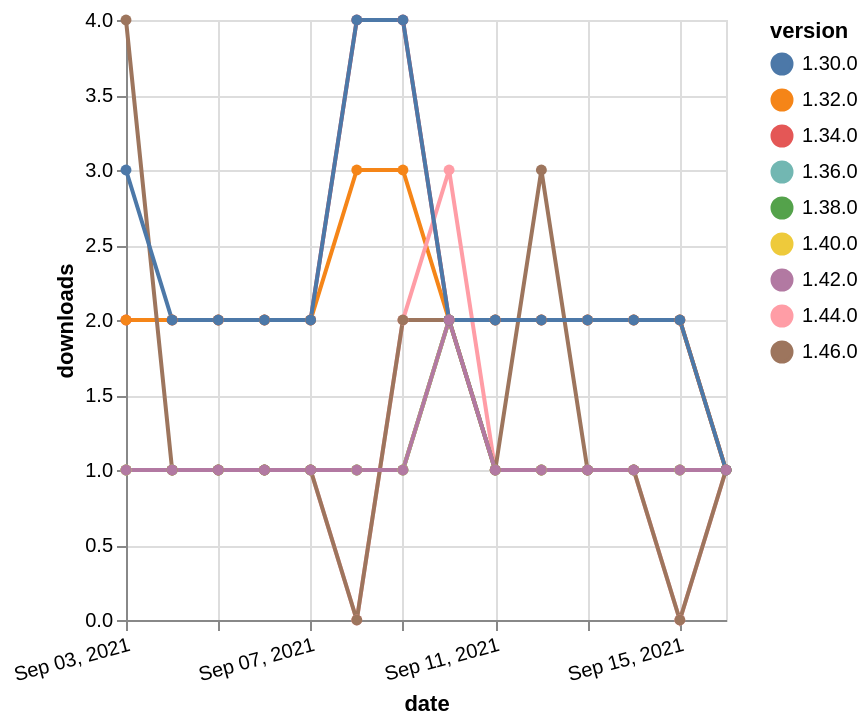

Vega-Lite specification for this chart:
### Vega-Lite specification from a JSON file in a GitHub repository (floating-point values rounded to 4 significant figures)
{"$schema": "https://vega.github.io/schema/vega-lite/v5.json", "description": "A simple bar chart with embedded data.", "data": {"values": [{"date": "2021-09-03", "total": 2444, "delta": 2, "version": "1.34.0"}, {"date": "2021-09-04", "total": 2446, "delta": 2, "version": "1.34.0"}, {"date": "2021-09-05", "total": 2448, "delta": 2, "version": "1.34.0"}, {"date": "2021-09-06", "total": 2450, "delta": 2, "version": "1.34.0"}, {"date": "2021-09-07", "total": 2452, "delta": 2, "version": "1.34.0"}, {"date": "2021-09-08", "total": 2456, "delta": 4, "version": "1.34.0"}, {"date": "2021-09-09", "total": 2460, "delta": 4, "version": "1.34.0"}, {"date": "2021-09-10", "total": 2462, "delta": 2, "version": "1.34.0"}, {"date": "2021-09-11", "total": 2464, "delta": 2, "version": "1.34.0"}, {"date": "2021-09-12", "total": 2466, "delta": 2, "version": "1.34.0"}, {"date": "2021-09-13", "total": 2468, "delta": 2, "version": "1.34.0"}, {"date": "2021-09-14", "total": 2470, "delta": 2, "version": "1.34.0"}, {"date": "2021-09-15", "total": 2472, "delta": 2, "version": "1.34.0"}, {"date": "2021-09-16", "total": 2473, "delta": 1, "version": "1.34.0"}, {"date": "2021-09-03", "total": 2637, "delta": 2, "version": "1.32.0"}, {"date": "2021-09-04", "total": 2639, "delta": 2, "version": "1.32.0"}, {"date": "2021-09-05", "total": 2641, "delta": 2, "version": "1.32.0"}, {"date": "2021-09-06", "total": 2643, "delta": 2, "version": "1.32.0"}, {"date": "2021-09-07", "total": 2645, "delta": 2, "version": "1.32.0"}, {"date": "2021-09-08", "total": 2648, "delta": 3, "version": "1.32.0"}, {"date": "2021-09-09", "total": 2651, "delta": 3, "version": "1.32.0"}, {"date": "2021-09-10", "total": 2653, "delta": 2, "version": "1.32.0"}, {"date": "2021-09-11", "total": 2655, "delta": 2, "version": "1.32.0"}, {"date": "2021-09-12", "total": 2657, "delta": 2, "version": "1.32.0"}, {"date": "2021-09-13", "total": 2659, "delta": 2, "version": "1.32.0"}, {"date": "2021-09-14", "total": 2661, "delta": 2, "version": "1.32.0"}, {"date": "2021-09-15", "total": 2663, "delta": 2, "version": "1.32.0"}, {"date": "2021-09-16", "total": 2664, "delta": 1, "version": "1.32.0"}, {"date": "2021-09-03", "total": 191, "delta": 1, "version": "1.44.0"}, {"date": "2021-09-04", "total": 192, "delta": 1, "version": "1.44.0"}, {"date": "2021-09-05", "total": 193, "delta": 1, "version": "1.44.0"}, {"date": "2021-09-06", "total": 194, "delta": 1, "version": "1.44.0"}, {"date": "2021-09-07", "total": 195, "delta": 1, "version": "1.44.0"}, {"date": "2021-09-08", "total": 195, "delta": 0, "version": "1.44.0"}, {"date": "2021-09-09", "total": 197, "delta": 2, "version": "1.44.0"}, {"date": "2021-09-10", "total": 200, "delta": 3, "version": "1.44.0"}, {"date": "2021-09-11", "total": 201, "delta": 1, "version": "1.44.0"}, {"date": "2021-09-12", "total": 202, "delta": 1, "version": "1.44.0"}, {"date": "2021-09-13", "total": 203, "delta": 1, "version": "1.44.0"}, {"date": "2021-09-14", "total": 204, "delta": 1, "version": "1.44.0"}, {"date": "2021-09-15", "total": 204, "delta": 0, "version": "1.44.0"}, {"date": "2021-09-16", "total": 205, "delta": 1, "version": "1.44.0"}, {"date": "2021-09-03", "total": 197, "delta": 1, "version": "1.38.0"}, {"date": "2021-09-04", "total": 198, "delta": 1, "version": "1.38.0"}, {"date": "2021-09-05", "total": 199, "delta": 1, "version": "1.38.0"}, {"date": "2021-09-06", "total": 200, "delta": 1, "version": "1.38.0"}, {"date": "2021-09-07", "total": 201, "delta": 1, "version": "1.38.0"}, {"date": "2021-09-08", "total": 202, "delta": 1, "version": "1.38.0"}, {"date": "2021-09-09", "total": 203, "delta": 1, "version": "1.38.0"}, {"date": "2021-09-10", "total": 205, "delta": 2, "version": "1.38.0"}, {"date": "2021-09-11", "total": 206, "delta": 1, "version": "1.38.0"}, {"date": "2021-09-12", "total": 207, "delta": 1, "version": "1.38.0"}, {"date": "2021-09-13", "total": 208, "delta": 1, "version": "1.38.0"}, {"date": "2021-09-14", "total": 209, "delta": 1, "version": "1.38.0"}, {"date": "2021-09-15", "total": 210, "delta": 1, "version": "1.38.0"}, {"date": "2021-09-16", "total": 211, "delta": 1, "version": "1.38.0"}, {"date": "2021-09-03", "total": 246, "delta": 1, "version": "1.36.0"}, {"date": "2021-09-04", "total": 247, "delta": 1, "version": "1.36.0"}, {"date": "2021-09-05", "total": 248, "delta": 1, "version": "1.36.0"}, {"date": "2021-09-06", "total": 249, "delta": 1, "version": "1.36.0"}, {"date": "2021-09-07", "total": 250, "delta": 1, "version": "1.36.0"}, {"date": "2021-09-08", "total": 251, "delta": 1, "version": "1.36.0"}, {"date": "2021-09-09", "total": 252, "delta": 1, "version": "1.36.0"}, {"date": "2021-09-10", "total": 254, "delta": 2, "version": "1.36.0"}, {"date": "2021-09-11", "total": 255, "delta": 1, "version": "1.36.0"}, {"date": "2021-09-12", "total": 256, "delta": 1, "version": "1.36.0"}, {"date": "2021-09-13", "total": 257, "delta": 1, "version": "1.36.0"}, {"date": "2021-09-14", "total": 258, "delta": 1, "version": "1.36.0"}, {"date": "2021-09-15", "total": 259, "delta": 1, "version": "1.36.0"}, {"date": "2021-09-16", "total": 260, "delta": 1, "version": "1.36.0"}, {"date": "2021-09-03", "total": 178, "delta": 1, "version": "1.40.0"}, {"date": "2021-09-04", "total": 179, "delta": 1, "version": "1.40.0"}, {"date": "2021-09-05", "total": 180, "delta": 1, "version": "1.40.0"}, {"date": "2021-09-06", "total": 181, "delta": 1, "version": "1.40.0"}, {"date": "2021-09-07", "total": 182, "delta": 1, "version": "1.40.0"}, {"date": "2021-09-08", "total": 183, "delta": 1, "version": "1.40.0"}, {"date": "2021-09-09", "total": 184, "delta": 1, "version": "1.40.0"}, {"date": "2021-09-10", "total": 186, "delta": 2, "version": "1.40.0"}, {"date": "2021-09-11", "total": 187, "delta": 1, "version": "1.40.0"}, {"date": "2021-09-12", "total": 188, "delta": 1, "version": "1.40.0"}, {"date": "2021-09-13", "total": 189, "delta": 1, "version": "1.40.0"}, {"date": "2021-09-14", "total": 190, "delta": 1, "version": "1.40.0"}, {"date": "2021-09-15", "total": 191, "delta": 1, "version": "1.40.0"}, {"date": "2021-09-16", "total": 192, "delta": 1, "version": "1.40.0"}, {"date": "2021-09-03", "total": 125, "delta": 4, "version": "1.46.0"}, {"date": "2021-09-04", "total": 126, "delta": 1, "version": "1.46.0"}, {"date": "2021-09-05", "total": 127, "delta": 1, "version": "1.46.0"}, {"date": "2021-09-06", "total": 128, "delta": 1, "version": "1.46.0"}, {"date": "2021-09-07", "total": 129, "delta": 1, "version": "1.46.0"}, {"date": "2021-09-08", "total": 129, "delta": 0, "version": "1.46.0"}, {"date": "2021-09-09", "total": 131, "delta": 2, "version": "1.46.0"}, {"date": "2021-09-10", "total": 133, "delta": 2, "version": "1.46.0"}, {"date": "2021-09-11", "total": 134, "delta": 1, "version": "1.46.0"}, {"date": "2021-09-12", "total": 137, "delta": 3, "version": "1.46.0"}, {"date": "2021-09-13", "total": 138, "delta": 1, "version": "1.46.0"}, {"date": "2021-09-14", "total": 139, "delta": 1, "version": "1.46.0"}, {"date": "2021-09-15", "total": 139, "delta": 0, "version": "1.46.0"}, {"date": "2021-09-16", "total": 140, "delta": 1, "version": "1.46.0"}, {"date": "2021-09-03", "total": 3025, "delta": 3, "version": "1.30.0"}, {"date": "2021-09-04", "total": 3027, "delta": 2, "version": "1.30.0"}, {"date": "2021-09-05", "total": 3029, "delta": 2, "version": "1.30.0"}, {"date": "2021-09-06", "total": 3031, "delta": 2, "version": "1.30.0"}, {"date": "2021-09-07", "total": 3033, "delta": 2, "version": "1.30.0"}, {"date": "2021-09-08", "total": 3037, "delta": 4, "version": "1.30.0"}, {"date": "2021-09-09", "total": 3041, "delta": 4, "version": "1.30.0"}, {"date": "2021-09-10", "total": 3043, "delta": 2, "version": "1.30.0"}, {"date": "2021-09-11", "total": 3045, "delta": 2, "version": "1.30.0"}, {"date": "2021-09-12", "total": 3047, "delta": 2, "version": "1.30.0"}, {"date": "2021-09-13", "total": 3049, "delta": 2, "version": "1.30.0"}, {"date": "2021-09-14", "total": 3051, "delta": 2, "version": "1.30.0"}, {"date": "2021-09-15", "total": 3053, "delta": 2, "version": "1.30.0"}, {"date": "2021-09-16", "total": 3054, "delta": 1, "version": "1.30.0"}, {"date": "2021-09-03", "total": 164, "delta": 1, "version": "1.42.0"}, {"date": "2021-09-04", "total": 165, "delta": 1, "version": "1.42.0"}, {"date": "2021-09-05", "total": 166, "delta": 1, "version": "1.42.0"}, {"date": "2021-09-06", "total": 167, "delta": 1, "version": "1.42.0"}, {"date": "2021-09-07", "total": 168, "delta": 1, "version": "1.42.0"}, {"date": "2021-09-08", "total": 169, "delta": 1, "version": "1.42.0"}, {"date": "2021-09-09", "total": 170, "delta": 1, "version": "1.42.0"}, {"date": "2021-09-10", "total": 172, "delta": 2, "version": "1.42.0"}, {"date": "2021-09-11", "total": 173, "delta": 1, "version": "1.42.0"}, {"date": "2021-09-12", "total": 174, "delta": 1, "version": "1.42.0"}, {"date": "2021-09-13", "total": 175, "delta": 1, "version": "1.42.0"}, {"date": "2021-09-14", "total": 176, "delta": 1, "version": "1.42.0"}, {"date": "2021-09-15", "total": 177, "delta": 1, "version": "1.42.0"}, {"date": "2021-09-16", "total": 178, "delta": 1, "version": "1.42.0"}]}, "width": "container", "mark": {"type": "line", "point": {"filled": true}}, "encoding": {"x": {"field": "date", "type": "temporal", "timeUnit": "yearmonthdate", "title": "date", "axis": {"labelAngle": -15}}, "y": {"field": "delta", "type": "quantitative", "title": "downloads"}, "color": {"field": "version", "type": "nominal"}, "tooltip": {"field": "delta"}}}
